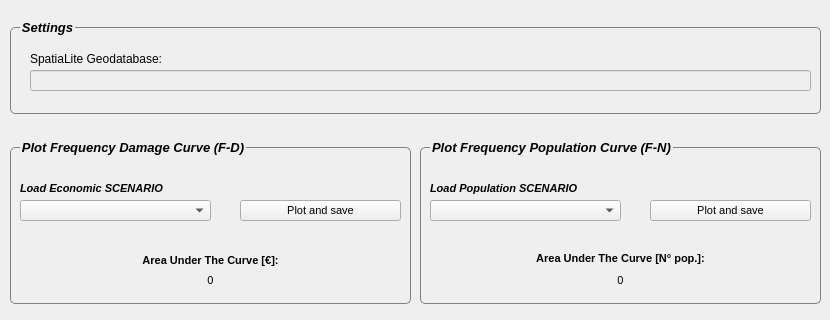
   <widget class="QWidget" name="tab">
    <attribute name="title">
     <string>Scenarios assessment</string>
    </attribute>
    <widget class="QGroupBox" name="groupBox">
     <property name="geometry">
      <rect>
       <x>10</x>
       <y>20</y>
       <width>811</width>
       <height>101</height>
      </rect>
     </property>
     <property name="font">
      <font>
       <pointsize>10</pointsize>
       <weight>75</weight>
       <italic>true</italic>
       <bold>true</bold>
      </font>
     </property>
     <property name="styleSheet">
      <string notr="true">QGroupBox {border: 1px solid gray; border-radius: 5px; margin-top: 7px; margin-bottom: 7px; padding: 0px} QGroupBox::title {top:-7 ex;left: 10px; subcontrol-origin: border}</string>
     </property>
     <property name="title">
      <string>Settings</string>
     </property>
     <widget class="QLabel" name="label_2">
      <property name="geometry">
       <rect>
        <x>20</x>
        <y>30</y>
        <width>301</width>
        <height>18</height>
       </rect>
      </property>
      <property name="text">
       <string>SpatiaLite Geodatabase:</string>
      </property>
     </widget>
     <widget class="QLineEdit" name="txtShellFilePath_2">
      <property name="enabled">
       <bool>false</bool>
      </property>
      <property name="geometry">
       <rect>
        <x>20</x>
        <y>50</y>
        <width>781</width>
        <height>21</height>
       </rect>
      </property>
     </widget>
    </widget>
    <widget class="QGroupBox" name="groupBox_4">
     <property name="geometry">
      <rect>
       <x>10</x>
       <y>140</y>
       <width>401</width>
       <height>171</height>
      </rect>
     </property>
     <property name="palette">
      <palette>
       <active>
        <colorrole role="WindowText">
         <brush brushstyle="SolidPattern">
          <color alpha="255">
           <red>0</red>
           <green>0</green>
           <blue>0</blue>
          </color>
         </brush>
        </colorrole>
        <colorrole role="Button">
         <brush brushstyle="SolidPattern">
          <color alpha="255">
           <red>255</red>
           <green>255</green>
           <blue>255</blue>
          </color>
         </brush>
        </colorrole>
        <colorrole role="Light">
         <brush brushstyle="SolidPattern">
          <color alpha="255">
           <red>255</red>
           <green>255</green>
           <blue>255</blue>
          </color>
         </brush>
        </colorrole>
        <colorrole role="Midlight">
         <brush brushstyle="SolidPattern">
          <color alpha="255">
           <red>255</red>
           <green>255</green>
           <blue>255</blue>
          </color>
         </brush>
        </colorrole>
        <colorrole role="Dark">
         <brush brushstyle="SolidPattern">
          <color alpha="255">
           <red>127</red>
           <green>127</green>
           <blue>127</blue>
          </color>
         </brush>
        </colorrole>
        <colorrole role="Mid">
         <brush brushstyle="SolidPattern">
          <color alpha="255">
           <red>170</red>
           <green>170</green>
           <blue>170</blue>
          </color>
         </brush>
        </colorrole>
        <colorrole role="Text">
         <brush brushstyle="SolidPattern">
          <color alpha="255">
           <red>0</red>
           <green>0</green>
           <blue>0</blue>
          </color>
         </brush>
        </colorrole>
        <colorrole role="BrightText">
         <brush brushstyle="SolidPattern">
          <color alpha="255">
           <red>255</red>
           <green>255</green>
           <blue>255</blue>
          </color>
         </brush>
        </colorrole>
        <colorrole role="ButtonText">
         <brush brushstyle="SolidPattern">
          <color alpha="255">
           <red>0</red>
           <green>0</green>
           <blue>0</blue>
          </color>
         </brush>
        </colorrole>
        <colorrole role="Base">
         <brush brushstyle="SolidPattern">
          <color alpha="255">
           <red>255</red>
           <green>255</green>
           <blue>255</blue>
          </color>
         </brush>
        </colorrole>
        <colorrole role="Window">
         <brush brushstyle="SolidPattern">
          <color alpha="255">
           <red>255</red>
           <green>255</green>
           <blue>255</blue>
          </color>
         </brush>
        </colorrole>
        <colorrole role="Shadow">
         <brush brushstyle="SolidPattern">
          <color alpha="255">
           <red>0</red>
           <green>0</green>
           <blue>0</blue>
          </color>
         </brush>
        </colorrole>
        <colorrole role="AlternateBase">
         <brush brushstyle="SolidPattern">
          <color alpha="255">
           <red>255</red>
           <green>255</green>
           <blue>255</blue>
          </color>
         </brush>
        </colorrole>
        <colorrole role="ToolTipBase">
         <brush brushstyle="SolidPattern">
          <color alpha="255">
           <red>255</red>
           <green>255</green>
           <blue>220</blue>
          </color>
         </brush>
        </colorrole>
        <colorrole role="ToolTipText">
         <brush brushstyle="SolidPattern">
          <color alpha="255">
           <red>0</red>
           <green>0</green>
           <blue>0</blue>
          </color>
         </brush>
        </colorrole>
       </active>
       <inactive>
        <colorrole role="WindowText">
         <brush brushstyle="SolidPattern">
          <color alpha="255">
           <red>0</red>
           <green>0</green>
           <blue>0</blue>
          </color>
         </brush>
        </colorrole>
        <colorrole role="Button">
         <brush brushstyle="SolidPattern">
          <color alpha="255">
           <red>255</red>
           <green>255</green>
           <blue>255</blue>
          </color>
         </brush>
        </colorrole>
        <colorrole role="Light">
         <brush brushstyle="SolidPattern">
          <color alpha="255">
           <red>255</red>
           <green>255</green>
           <blue>255</blue>
          </color>
         </brush>
        </colorrole>
        <colorrole role="Midlight">
         <brush brushstyle="SolidPattern">
          <color alpha="255">
           <red>255</red>
           <green>255</green>
           <blue>255</blue>
          </color>
         </brush>
        </colorrole>
        <colorrole role="Dark">
         <brush brushstyle="SolidPattern">
          <color alpha="255">
           <red>127</red>
           <green>127</green>
           <blue>127</blue>
          </color>
         </brush>
        </colorrole>
        <colorrole role="Mid">
         <brush brushstyle="SolidPattern">
          <color alpha="255">
           <red>170</red>
           <green>170</green>
           <blue>170</blue>
          </color>
         </brush>
        </colorrole>
        <colorrole role="Text">
         <brush brushstyle="SolidPattern">
          <color alpha="255">
           <red>0</red>
           <green>0</green>
           <blue>0</blue>
          </color>
         </brush>
        </colorrole>
        <colorrole role="BrightText">
         <brush brushstyle="SolidPattern">
          <color alpha="255">
           <red>255</red>
           <green>255</green>
           <blue>255</blue>
          </color>
         </brush>
        </colorrole>
        <colorrole role="ButtonText">
         <brush brushstyle="SolidPattern">
          <color alpha="255">
           <red>0</red>
           <green>0</green>
           <blue>0</blue>
          </color>
         </brush>
        </colorrole>
        <colorrole role="Base">
         <brush brushstyle="SolidPattern">
          <color alpha="255">
           <red>255</red>
           <green>255</green>
           <blue>255</blue>
          </color>
         </brush>
        </colorrole>
        <colorrole role="Window">
         <brush brushstyle="SolidPattern">
          <color alpha="255">
           <red>255</red>
           <green>255</green>
           <blue>255</blue>
          </color>
         </brush>
        </colorrole>
        <colorrole role="Shadow">
         <brush brushstyle="SolidPattern">
          <color alpha="255">
           <red>0</red>
           <green>0</green>
           <blue>0</blue>
          </color>
         </brush>
        </colorrole>
        <colorrole role="AlternateBase">
         <brush brushstyle="SolidPattern">
          <color alpha="255">
           <red>255</red>
           <green>255</green>
           <blue>255</blue>
          </color>
         </brush>
        </colorrole>
        <colorrole role="ToolTipBase">
         <brush brushstyle="SolidPattern">
          <color alpha="255">
           <red>255</red>
           <green>255</green>
           <blue>220</blue>
          </color>
         </brush>
        </colorrole>
        <colorrole role="ToolTipText">
         <brush brushstyle="SolidPattern">
          <color alpha="255">
           <red>0</red>
           <green>0</green>
           <blue>0</blue>
          </color>
         </brush>
        </colorrole>
       </inactive>
       <disabled>
        <colorrole role="WindowText">
         <brush brushstyle="SolidPattern">
          <color alpha="255">
           <red>127</red>
           <green>127</green>
           <blue>127</blue>
          </color>
         </brush>
        </colorrole>
        <colorrole role="Button">
         <brush brushstyle="SolidPattern">
          <color alpha="255">
           <red>255</red>
           <green>255</green>
           <blue>255</blue>
          </color>
         </brush>
        </colorrole>
        <colorrole role="Light">
         <brush brushstyle="SolidPattern">
          <color alpha="255">
           <red>255</red>
           <green>255</green>
           <blue>255</blue>
          </color>
         </brush>
        </colorrole>
        <colorrole role="Midlight">
         <brush brushstyle="SolidPattern">
          <color alpha="255">
           <red>255</red>
           <green>255</green>
           <blue>255</blue>
          </color>
         </brush>
        </colorrole>
        <colorrole role="Dark">
         <brush brushstyle="SolidPattern">
          <color alpha="255">
           <red>127</red>
           <green>127</green>
           <blue>127</blue>
          </color>
         </brush>
        </colorrole>
        <colorrole role="Mid">
         <brush brushstyle="SolidPattern">
          <color alpha="255">
           <red>170</red>
           <green>170</green>
           <blue>170</blue>
          </color>
         </brush>
        </colorrole>
        <colorrole role="Text">
         <brush brushstyle="SolidPattern">
          <color alpha="255">
           <red>127</red>
           <green>127</green>
           <blue>127</blue>
          </color>
         </brush>
        </colorrole>
        <colorrole role="BrightText">
         <brush brushstyle="SolidPattern">
          <color alpha="255">
           <red>255</red>
           <green>255</green>
           <blue>255</blue>
          </color>
         </brush>
        </colorrole>
        <colorrole role="ButtonText">
         <brush brushstyle="SolidPattern">
          <color alpha="255">
           <red>127</red>
           <green>127</green>
           <blue>127</blue>
          </color>
         </brush>
        </colorrole>
        <colorrole role="Base">
         <brush brushstyle="SolidPattern">
          <color alpha="255">
           <red>255</red>
           <green>255</green>
           <blue>255</blue>
          </color>
         </brush>
        </colorrole>
        <colorrole role="Window">
         <brush brushstyle="SolidPattern">
          <color alpha="255">
           <red>255</red>
           <green>255</green>
           <blue>255</blue>
          </color>
         </brush>
        </colorrole>
        <colorrole role="Shadow">
         <brush brushstyle="SolidPattern">
          <color alpha="255">
           <red>0</red>
           <green>0</green>
           <blue>0</blue>
          </color>
         </brush>
        </colorrole>
        <colorrole role="AlternateBase">
         <brush brushstyle="SolidPattern">
          <color alpha="255">
           <red>255</red>
           <green>255</green>
           <blue>255</blue>
          </color>
         </brush>
        </colorrole>
        <colorrole role="ToolTipBase">
         <brush brushstyle="SolidPattern">
          <color alpha="255">
           <red>255</red>
           <green>255</green>
           <blue>220</blue>
          </color>
         </brush>
        </colorrole>
        <colorrole role="ToolTipText">
         <brush brushstyle="SolidPattern">
          <color alpha="255">
           <red>0</red>
           <green>0</green>
           <blue>0</blue>
          </color>
         </brush>
        </colorrole>
       </disabled>
      </palette>
     </property>
     <property name="font">
      <font>
       <pointsize>10</pointsize>
       <weight>75</weight>
       <italic>true</italic>
       <bold>true</bold>
      </font>
     </property>
     <property name="styleSheet">
      <string notr="true">QGroupBox {border: 1px solid gray; border-radius: 5px; margin-top: 7px; margin-bottom: 7px; padding: 0px} QGroupBox::title {top:-7 ex;left: 10px; subcontrol-origin: border}</string>
     </property>
     <property name="title">
      <string>Plot Frequency Damage Curve (F-D)</string>
     </property>
     <widget class="QLabel" name="label_16">
      <property name="geometry">
       <rect>
        <x>10</x>
        <y>40</y>
        <width>381</width>
        <height>16</height>
       </rect>
      </property>
      <property name="font">
       <font>
        <pointsize>8</pointsize>
        <weight>75</weight>
        <italic>true</italic>
        <bold>true</bold>
       </font>
      </property>
      <property name="text">
       <string>Load Economic SCENARIO </string>
      </property>
     </widget>
     <widget class="QComboBox" name="comboBox_7">
      <property name="geometry">
       <rect>
        <x>10</x>
        <y>60</y>
        <width>191</width>
        <height>21</height>
       </rect>
      </property>
     </widget>
     <widget class="QToolButton" name="toolButtonEsegui_2">
      <property name="geometry">
       <rect>
        <x>230</x>
        <y>60</y>
        <width>161</width>
        <height>21</height>
       </rect>
      </property>
      <property name="font">
       <font>
        <pointsize>8</pointsize>
        <weight>50</weight>
        <italic>false</italic>
        <bold>false</bold>
       </font>
      </property>
      <property name="text">
       <string>Plot and save</string>
      </property>
     </widget>
     <widget class="QLabel" name="label_sr">
      <property name="enabled">
       <bool>true</bool>
      </property>
      <property name="geometry">
       <rect>
        <x>10</x>
        <y>110</y>
        <width>381</width>
        <height>20</height>
       </rect>
      </property>
      <property name="font">
       <font>
        <pointsize>8</pointsize>
        <weight>75</weight>
        <italic>false</italic>
        <bold>true</bold>
       </font>
      </property>
      <property name="text">
       <string>Area Under The Curve [€]:</string>
      </property>
      <property name="alignment">
       <set>Qt::AlignCenter</set>
      </property>
     </widget>
     <widget class="QLabel" name="label_sr_2">
      <property name="enabled">
       <bool>true</bool>
      </property>
      <property name="geometry">
       <rect>
        <x>10</x>
        <y>130</y>
        <width>381</width>
        <height>20</height>
       </rect>
      </property>
      <property name="font">
       <font>
        <pointsize>8</pointsize>
        <weight>50</weight>
        <italic>false</italic>
        <bold>false</bold>
       </font>
      </property>
      <property name="text">
       <string>0</string>
      </property>
      <property name="alignment">
       <set>Qt::AlignCenter</set>
      </property>
     </widget>
    </widget>
    <widget class="QGroupBox" name="groupBox_6">
     <property name="geometry">
      <rect>
       <x>420</x>
       <y>140</y>
       <width>401</width>
       <height>171</height>
      </rect>
     </property>
     <property name="palette">
      <palette>
       <active>
        <colorrole role="WindowText">
         <brush brushstyle="SolidPattern">
          <color alpha="255">
           <red>0</red>
           <green>0</green>
           <blue>0</blue>
          </color>
         </brush>
        </colorrole>
        <colorrole role="Button">
         <brush brushstyle="SolidPattern">
          <color alpha="255">
           <red>255</red>
           <green>255</green>
           <blue>255</blue>
          </color>
         </brush>
        </colorrole>
        <colorrole role="Light">
         <brush brushstyle="SolidPattern">
          <color alpha="255">
           <red>255</red>
           <green>255</green>
           <blue>255</blue>
          </color>
         </brush>
        </colorrole>
        <colorrole role="Midlight">
         <brush brushstyle="SolidPattern">
          <color alpha="255">
           <red>255</red>
           <green>255</green>
           <blue>255</blue>
          </color>
         </brush>
        </colorrole>
        <colorrole role="Dark">
         <brush brushstyle="SolidPattern">
          <color alpha="255">
           <red>127</red>
           <green>127</green>
           <blue>127</blue>
          </color>
         </brush>
        </colorrole>
        <colorrole role="Mid">
         <brush brushstyle="SolidPattern">
          <color alpha="255">
           <red>170</red>
           <green>170</green>
           <blue>170</blue>
          </color>
         </brush>
        </colorrole>
        <colorrole role="Text">
         <brush brushstyle="SolidPattern">
          <color alpha="255">
           <red>0</red>
           <green>0</green>
           <blue>0</blue>
          </color>
         </brush>
        </colorrole>
        <colorrole role="BrightText">
         <brush brushstyle="SolidPattern">
          <color alpha="255">
           <red>255</red>
           <green>255</green>
           <blue>255</blue>
          </color>
         </brush>
        </colorrole>
        <colorrole role="ButtonText">
         <brush brushstyle="SolidPattern">
          <color alpha="255">
           <red>0</red>
           <green>0</green>
           <blue>0</blue>
          </color>
         </brush>
        </colorrole>
        <colorrole role="Base">
         <brush brushstyle="SolidPattern">
          <color alpha="255">
           <red>255</red>
           <green>255</green>
           <blue>255</blue>
          </color>
         </brush>
        </colorrole>
        <colorrole role="Window">
         <brush brushstyle="SolidPattern">
          <color alpha="255">
           <red>255</red>
           <green>255</green>
           <blue>255</blue>
          </color>
         </brush>
        </colorrole>
        <colorrole role="Shadow">
         <brush brushstyle="SolidPattern">
          <color alpha="255">
           <red>0</red>
           <green>0</green>
           <blue>0</blue>
          </color>
         </brush>
        </colorrole>
        <colorrole role="AlternateBase">
         <brush brushstyle="SolidPattern">
          <color alpha="255">
           <red>255</red>
           <green>255</green>
           <blue>255</blue>
          </color>
         </brush>
        </colorrole>
        <colorrole role="ToolTipBase">
         <brush brushstyle="SolidPattern">
          <color alpha="255">
           <red>255</red>
           <green>255</green>
           <blue>220</blue>
          </color>
         </brush>
        </colorrole>
        <colorrole role="ToolTipText">
         <brush brushstyle="SolidPattern">
          <color alpha="255">
           <red>0</red>
           <green>0</green>
           <blue>0</blue>
          </color>
         </brush>
        </colorrole>
       </active>
       <inactive>
        <colorrole role="WindowText">
         <brush brushstyle="SolidPattern">
          <color alpha="255">
           <red>0</red>
           <green>0</green>
           <blue>0</blue>
          </color>
         </brush>
        </colorrole>
        <colorrole role="Button">
         <brush brushstyle="SolidPattern">
          <color alpha="255">
           <red>255</red>
           <green>255</green>
           <blue>255</blue>
          </color>
         </brush>
        </colorrole>
        <colorrole role="Light">
         <brush brushstyle="SolidPattern">
          <color alpha="255">
           <red>255</red>
           <green>255</green>
           <blue>255</blue>
          </color>
         </brush>
        </colorrole>
        <colorrole role="Midlight">
         <brush brushstyle="SolidPattern">
          <color alpha="255">
           <red>255</red>
           <green>255</green>
           <blue>255</blue>
          </color>
         </brush>
        </colorrole>
        <colorrole role="Dark">
         <brush brushstyle="SolidPattern">
          <color alpha="255">
           <red>127</red>
           <green>127</green>
           <blue>127</blue>
          </color>
         </brush>
        </colorrole>
        <colorrole role="Mid">
         <brush brushstyle="SolidPattern">
          <color alpha="255">
           <red>170</red>
           <green>170</green>
           <blue>170</blue>
          </color>
         </brush>
        </colorrole>
        <colorrole role="Text">
         <brush brushstyle="SolidPattern">
          <color alpha="255">
           <red>0</red>
           <green>0</green>
           <blue>0</blue>
          </color>
         </brush>
        </colorrole>
        <colorrole role="BrightText">
         <brush brushstyle="SolidPattern">
          <color alpha="255">
           <red>255</red>
           <green>255</green>
           <blue>255</blue>
          </color>
         </brush>
        </colorrole>
        <colorrole role="ButtonText">
         <brush brushstyle="SolidPattern">
          <color alpha="255">
           <red>0</red>
           <green>0</green>
           <blue>0</blue>
          </color>
         </brush>
        </colorrole>
        <colorrole role="Base">
         <brush brushstyle="SolidPattern">
          <color alpha="255">
           <red>255</red>
           <green>255</green>
           <blue>255</blue>
          </color>
         </brush>
        </colorrole>
        <colorrole role="Window">
         <brush brushstyle="SolidPattern">
          <color alpha="255">
           <red>255</red>
           <green>255</green>
           <blue>255</blue>
          </color>
         </brush>
        </colorrole>
        <colorrole role="Shadow">
         <brush brushstyle="SolidPattern">
          <color alpha="255">
           <red>0</red>
           <green>0</green>
           <blue>0</blue>
          </color>
         </brush>
        </colorrole>
        <colorrole role="AlternateBase">
         <brush brushstyle="SolidPattern">
          <color alpha="255">
           <red>255</red>
           <green>255</green>
           <blue>255</blue>
          </color>
         </brush>
        </colorrole>
        <colorrole role="ToolTipBase">
         <brush brushstyle="SolidPattern">
          <color alpha="255">
           <red>255</red>
           <green>255</green>
           <blue>220</blue>
          </color>
         </brush>
        </colorrole>
        <colorrole role="ToolTipText">
         <brush brushstyle="SolidPattern">
          <color alpha="255">
           <red>0</red>
           <green>0</green>
           <blue>0</blue>
          </color>
         </brush>
        </colorrole>
       </inactive>
       <disabled>
        <colorrole role="WindowText">
         <brush brushstyle="SolidPattern">
          <color alpha="255">
           <red>127</red>
           <green>127</green>
           <blue>127</blue>
          </color>
         </brush>
        </colorrole>
        <colorrole role="Button">
         <brush brushstyle="SolidPattern">
          <color alpha="255">
           <red>255</red>
           <green>255</green>
           <blue>255</blue>
          </color>
         </brush>
        </colorrole>
        <colorrole role="Light">
         <brush brushstyle="SolidPattern">
          <color alpha="255">
           <red>255</red>
           <green>255</green>
           <blue>255</blue>
          </color>
         </brush>
        </colorrole>
        <colorrole role="Midlight">
         <brush brushstyle="SolidPattern">
          <color alpha="255">
           <red>255</red>
           <green>255</green>
           <blue>255</blue>
          </color>
         </brush>
        </colorrole>
        <colorrole role="Dark">
         <brush brushstyle="SolidPattern">
          <color alpha="255">
           <red>127</red>
           <green>127</green>
           <blue>127</blue>
          </color>
         </brush>
        </colorrole>
        <colorrole role="Mid">
         <brush brushstyle="SolidPattern">
          <color alpha="255">
           <red>170</red>
           <green>170</green>
           <blue>170</blue>
          </color>
         </brush>
        </colorrole>
        <colorrole role="Text">
         <brush brushstyle="SolidPattern">
          <color alpha="255">
           <red>127</red>
           <green>127</green>
           <blue>127</blue>
          </color>
         </brush>
        </colorrole>
        <colorrole role="BrightText">
         <brush brushstyle="SolidPattern">
          <color alpha="255">
           <red>255</red>
           <green>255</green>
           <blue>255</blue>
          </color>
         </brush>
        </colorrole>
        <colorrole role="ButtonText">
         <brush brushstyle="SolidPattern">
          <color alpha="255">
           <red>127</red>
           <green>127</green>
           <blue>127</blue>
          </color>
         </brush>
        </colorrole>
        <colorrole role="Base">
         <brush brushstyle="SolidPattern">
          <color alpha="255">
           <red>255</red>
           <green>255</green>
           <blue>255</blue>
          </color>
         </brush>
        </colorrole>
        <colorrole role="Window">
         <brush brushstyle="SolidPattern">
          <color alpha="255">
           <red>255</red>
           <green>255</green>
           <blue>255</blue>
          </color>
         </brush>
        </colorrole>
        <colorrole role="Shadow">
         <brush brushstyle="SolidPattern">
          <color alpha="255">
           <red>0</red>
           <green>0</green>
           <blue>0</blue>
          </color>
         </brush>
        </colorrole>
        <colorrole role="AlternateBase">
         <brush brushstyle="SolidPattern">
          <color alpha="255">
           <red>255</red>
           <green>255</green>
           <blue>255</blue>
          </color>
         </brush>
        </colorrole>
        <colorrole role="ToolTipBase">
         <brush brushstyle="SolidPattern">
          <color alpha="255">
           <red>255</red>
           <green>255</green>
           <blue>220</blue>
          </color>
         </brush>
        </colorrole>
        <colorrole role="ToolTipText">
         <brush brushstyle="SolidPattern">
          <color alpha="255">
           <red>0</red>
           <green>0</green>
           <blue>0</blue>
          </color>
         </brush>
        </colorrole>
       </disabled>
      </palette>
     </property>
     <property name="font">
      <font>
       <pointsize>10</pointsize>
       <weight>75</weight>
       <italic>true</italic>
       <bold>true</bold>
      </font>
     </property>
     <property name="styleSheet">
      <string notr="true">QGroupBox {border: 1px solid gray; border-radius: 5px; margin-top: 7px; margin-bottom: 7px; padding: 0px} QGroupBox::title {top:-7 ex;left: 10px; subcontrol-origin: border}</string>
     </property>
     <property name="title">
      <string>Plot Frequency Population Curve (F-N)</string>
     </property>
     <widget class="QComboBox" name="comboBox_11">
      <property name="geometry">
       <rect>
        <x>10</x>
        <y>60</y>
        <width>191</width>
        <height>21</height>
       </rect>
      </property>
     </widget>
     <widget class="QLabel" name="label_18">
      <property name="geometry">
       <rect>
        <x>10</x>
        <y>40</y>
        <width>381</width>
        <height>16</height>
       </rect>
      </property>
      <property name="font">
       <font>
        <pointsize>8</pointsize>
        <weight>75</weight>
        <italic>true</italic>
        <bold>true</bold>
       </font>
      </property>
      <property name="text">
       <string>Load Population SCENARIO </string>
      </property>
     </widget>
     <widget class="QToolButton" name="toolButtonEsegui_3">
      <property name="geometry">
       <rect>
        <x>230</x>
        <y>60</y>
        <width>161</width>
        <height>21</height>
       </rect>
      </property>
      <property name="font">
       <font>
        <pointsize>8</pointsize>
        <weight>50</weight>
        <italic>false</italic>
        <bold>false</bold>
       </font>
      </property>
      <property name="text">
       <string>Plot and save</string>
      </property>
     </widget>
     <widget class="QLabel" name="label_sr_3">
      <property name="enabled">
       <bool>true</bool>
      </property>
      <property name="geometry">
       <rect>
        <x>10</x>
        <y>110</y>
        <width>381</width>
        <height>16</height>
       </rect>
      </property>
      <property name="font">
       <font>
        <pointsize>8</pointsize>
        <weight>75</weight>
        <italic>false</italic>
        <bold>true</bold>
       </font>
      </property>
      <property name="text">
       <string>Area Under The Curve [N° pop.]:</string>
      </property>
      <property name="alignment">
       <set>Qt::AlignCenter</set>
      </property>
     </widget>
     <widget class="QLabel" name="label_sr_7">
      <property name="enabled">
       <bool>true</bool>
      </property>
      <property name="geometry">
       <rect>
        <x>10</x>
        <y>130</y>
        <width>381</width>
        <height>20</height>
       </rect>
      </property>
      <property name="font">
       <font>
        <pointsize>8</pointsize>
        <weight>50</weight>
        <italic>false</italic>
        <bold>false</bold>
       </font>
      </property>
      <property name="text">
       <string>0</string>
      </property>
      <property name="alignment">
       <set>Qt::AlignCenter</set>
      </property>
     </widget>
    </widget>
   </widget>
